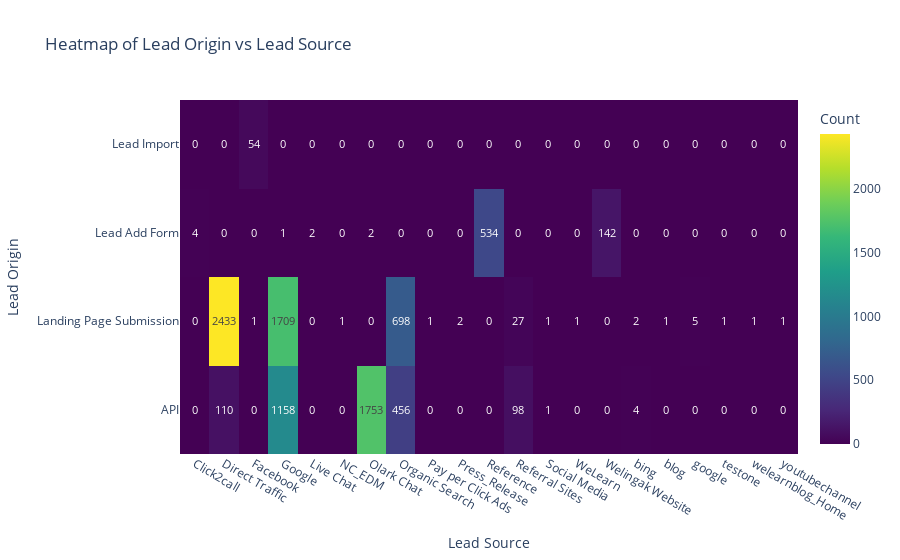

Notebook cell for this chart:
### Code cell
# Visualization 1: Heatmap
heatmap = go.Figure(
    data=go.Heatmap(
        z=crosstab.values,
        x=crosstab.columns,
        y=crosstab.index,
        colorscale='Viridis',
        text=crosstab.values,
        texttemplate="%{text}",
        colorbar=dict(title='Count')
    )
)
heatmap.update_layout(
    title=f"Heatmap of {col1} vs {col2}",
    xaxis=dict(title=col2),
    yaxis=dict(title=col1),
)
heatmap.show()

### Figure 1 — Plotly figure (JSON) as saved in the notebook; plotly's stock layout.template omitted (floating-point values rounded to 4 significant figures)
{"data": [{"colorbar": {"title": {"text": "Count"}}, "colorscale": [[0, "#440154"], [0.1111, "#482878"], [0.2222, "#3e4989"], [0.3333, "#31688e"], [0.4444, "#26828e"], [0.5556, "#1f9e89"], [0.6667, "#35b779"], [0.7778, "#6ece58"], [0.8889, "#b5de2b"], [1, "#fde725"]], "text": [[0, 110, 0, 1158, 0, 0, 1753, 456, 0, 0, 0, 98, 1, 0, 0, 4, 0, 0, 0, 0, 0], [0, 2433, 1, 1709, 0, 1, 0, 698, 1, 2, 0, 27, 1, 1, 0, 2, 1, 5, 1, 1, 1], [4, 0, 0, 1, 2, 0, 2, 0, 0, 0, 534, 0, 0, 0, 142, 0, 0, 0, 0, 0, 0], [0, 0, 54, 0, 0, 0, 0, 0, 0, 0, 0, 0, 0, 0, 0, 0, 0, 0, 0, 0, 0]], "texttemplate": "%{text}", "type": "heatmap", "x": ["Click2call", "Direct Traffic", "Facebook", "Google", "Live Chat", "NC_EDM", "Olark Chat", "Organic Search", "Pay per Click Ads", "Press_Release", "Reference", "Referral Sites", "Social Media", "WeLearn", "Welingak Website", "bing", "blog", "google", "testone", "welearnblog_Home", "youtubechannel"], "y": ["API", "Landing Page Submission", "Lead Add Form", "Lead Import"], "z": [[0, 110, 0, 1158, 0, 0, 1753, 456, 0, 0, 0, 98, 1, 0, 0, 4, 0, 0, 0, 0, 0], [0, 2433, 1, 1709, 0, 1, 0, 698, 1, 2, 0, 27, 1, 1, 0, 2, 1, 5, 1, 1, 1], [4, 0, 0, 1, 2, 0, 2, 0, 0, 0, 534, 0, 0, 0, 142, 0, 0, 0, 0, 0, 0], [0, 0, 54, 0, 0, 0, 0, 0, 0, 0, 0, 0, 0, 0, 0, 0, 0, 0, 0, 0, 0]]}], "layout": {"autosize": true, "title": {"text": "Heatmap of Lead Origin vs Lead Source"}, "xaxis": {"autorange": true, "range": [-0.5, 20.5], "title": {"text": "Lead Source"}, "type": "category"}, "yaxis": {"autorange": true, "range": [-0.5, 3.5], "title": {"text": "Lead Origin"}, "type": "category"}}}
